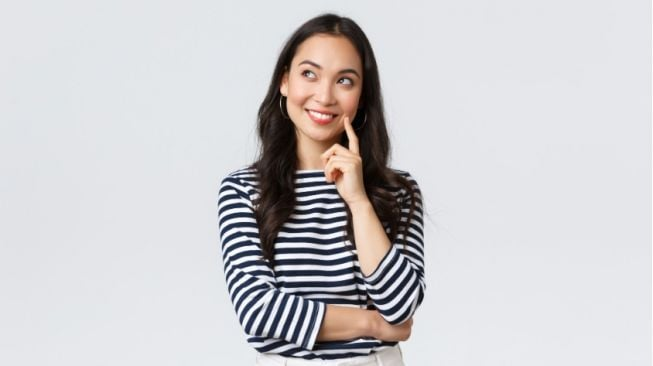
#> input picture img/citra_input_rgb.bmp, 653 x 366 px, found by its file name; its folder holds 4 pictures in this run
$ python main.py
#> lines starting #> are read from the running program, lines starting #| are printed output that depends on the picture
### NewEra/utils.py
"""
utils.py
Berisi fungsi-fungsi bantu yang dipakai bersama oleh semua modul operasi:
- Membaca daftar gambar & memuat gambar
- Menghitung histogram
- Membandingkan histogram
- Menampilkan hasil perbandingan (citra asli vs hasil transformasi)
"""

# Mendukung alur pemrosesan citra pada fungsi ini.
import os
# Mendukung alur pemrosesan citra pada fungsi ini.
import numpy as np
# Mendukung alur pemrosesan citra pada fungsi ini.
from PIL import Image
# Mendukung alur pemrosesan citra pada fungsi ini.
import matplotlib.pyplot as plt

# Folder default tempat program mencari file citra input.
IMG_DIR = "img"


# Mendefinisikan fungsi bantuan yang dipakai oleh modul-modul pengolahan citra.
def get_available_images():
    # Mendukung alur pemrosesan citra pada fungsi ini.
    """Mengembalikan daftar nama file gambar yang tersedia di folder IMG_DIR."""
    # Mengecek apakah folder input citra tersedia sebelum membaca isinya.
    if not os.path.exists(IMG_DIR):
        # Membuat folder input secara otomatis jika belum ada.
        os.makedirs(IMG_DIR)
        # Mengembalikan hasil fungsi kepada pemanggil.
        return []
    # Menentukan format file citra yang dapat diproses oleh program.
    valid_exts = ('.bmp', '.png', '.jpg', '.jpeg', '.webp', '.tiff')
    # Mengambil daftar file dari folder citra.
    return [f for f in os.listdir(IMG_DIR) if f.lower().endswith(valid_exts)]


# Mendefinisikan fungsi bantuan yang dipakai oleh modul-modul pengolahan citra.
def load_image(filepath):
    # Mendukung alur pemrosesan citra pada fungsi ini.
    """Memuat gambar dari path dan mengembalikannya sebagai array numpy (uint8)."""
    # Membuka file citra menjadi objek gambar Pillow.
    img = Image.open(filepath)
    # Memilih jalur pemrosesan berdasarkan kondisi.
    if img.mode not in ('L', 'RGB'):
        # Mengubah mode gambar yang tidak didukung menjadi RGB.
        img = img.convert('RGB')
    # Merepresentasikan citra digital sebagai matriks/array NumPy dengan intensitas 8-bit 0–255.
    return np.array(img, dtype=np.uint8)


# Mendefinisikan fungsi bantuan yang dipakai oleh modul-modul pengolahan citra.
# [132 lines left out: functions compute_histogram, are_histograms_identical, display_comparison, not called in this run]


# Mendefinisikan fungsi bantuan yang dipakai oleh modul-modul pengolahan citra.
def prompt_int(message, min_val=None, max_val=None):
    # Mendukung alur pemrosesan citra pada fungsi ini.
    """Meminta input integer dari user dengan validasi rentang & penanganan error."""
    # Mengulang pembacaan input sampai nilai yang valid diperoleh.
    while True:
        # Mendukung alur pemrosesan citra pada fungsi ini.
        try:
            # Membaca masukan pengguna sebagai parameter operasi.
            val = int(input(message))
            # Memilih jalur pemrosesan berdasarkan kondisi.
            if min_val is not None and val < min_val:
                # Mendukung alur pemrosesan citra pada fungsi ini.
                raise ValueError
            # Memilih jalur pemrosesan berdasarkan kondisi.
            if max_val is not None and val > max_val:
                # Mendukung alur pemrosesan citra pada fungsi ini.
                raise ValueError
            # Mengembalikan hasil fungsi kepada pemanggil.
            return val
        # Mendukung alur pemrosesan citra pada fungsi ini.
        except ValueError:
            # Mendukung alur pemrosesan citra pada fungsi ini.
            print("Input tidak valid, coba lagi.")


# Mendefinisikan fungsi bantuan yang dipakai oleh modul-modul pengolahan citra.
# [13 lines left out: function prompt_float, not called in this run]


# Mendefinisikan fungsi bantuan yang dipakai oleh modul-modul pengolahan citra.
def select_second_image(reference_shape):
    """
    Meminta user memilih citra kedua dari folder IMG_DIR untuk operasi
    berbasis bingkai (dua citra). Citra kedua akan otomatis di-resize
    (crop/pad sederhana) agar sesuai ukuran citra pertama bila berbeda.
    Mengembalikan array numpy citra kedua, atau None jika dibatalkan.
    """
    # Mendukung alur pemrosesan citra pada fungsi ini.
    images = get_available_images()
    # Memilih jalur pemrosesan berdasarkan kondisi.
    if not images:
        # Mendukung alur pemrosesan citra pada fungsi ini.
        print("Tidak ada gambar lain yang tersedia di folder img/.")
        # Mengembalikan hasil fungsi kepada pemanggil.
        return None

    # Mendukung alur pemrosesan citra pada fungsi ini.
    print("\n=== PILIH CITRA KEDUA ===")
    # Mengulang proses untuk elemen citra atau data yang sedang diperiksa.
    for idx, img_name in enumerate(images, 1):
        # Mendukung alur pemrosesan citra pada fungsi ini.
        print(f"[{idx}] {img_name}")

    # Mendukung alur pemrosesan citra pada fungsi ini.
    choice = prompt_int("Pilih nomor citra kedua (0 untuk batal): ", min_val=0, max_val=len(images))
    # Memilih jalur pemrosesan berdasarkan kondisi.
    if choice == 0:
        # Mengembalikan hasil fungsi kepada pemanggil.
        return None

    # Memuat citra B yang akan diproses pada operasi berbasis bingkai.
    second_img = load_image(os.path.join(IMG_DIR, images[choice - 1]))

    # Samakan dimensi tinggi x lebar dengan citra pertama (crop ke ukuran terkecil)
    # Menentukan ukuran target berdasarkan citra A.
    target_h, target_w = reference_shape[0], reference_shape[1]
    # Mendukung alur pemrosesan citra pada fungsi ini.
    h, w = second_img.shape[0], second_img.shape[1]
    # Memilih ukuran yang aman agar citra B tidak melebihi dimensi citra A.
    crop_h, crop_w = min(h, target_h), min(w, target_w)
    # Melakukan crop sederhana pada citra B agar operasi titik-per-titik dapat dilakukan pada ukuran yang sama.
    second_img = second_img[:crop_h, :crop_w]

    # Memilih jalur pemrosesan berdasarkan kondisi.
    if crop_h != target_h or crop_w != target_w:
        # Mendukung alur pemrosesan citra pada fungsi ini.
        print(f"Peringatan: ukuran citra kedua berbeda, dipotong menjadi {crop_w}x{crop_h} "
              # Mendukung alur pemrosesan citra pada fungsi ini.
              f"agar sesuai area citra pertama.")

    # Mengembalikan hasil fungsi kepada pemanggil.
    return second_img


# Mendefinisikan fungsi bantuan yang dipakai oleh modul-modul pengolahan citra.
def display_dual_input_result(img_a, img_b, result, title_operation):
    """
    Menampilkan citra A, citra B, dan citra hasil operasi berbasis bingkai
    (dipakai untuk blending, deteksi gerakan, operasi logika) berdampingan.
    """
    # Membuat tampilan tiga citra untuk operasi multi-image: A, B, dan hasil.
    fig, axes = plt.subplots(1, 3, figsize=(12, 5))

    # Mengulang proses untuk elemen citra atau data yang sedang diperiksa.
    for ax, img, label in zip(axes, [img_a, img_b, result], ["Citra A", "Citra B", f"Hasil: {title_operation}"]):
        # Memilih jalur pemrosesan berdasarkan kondisi.
        if img.ndim == 2:
            # Menampilkan citra atau histogram pada panel Matplotlib.
            ax.imshow(img, cmap='gray', vmin=0, vmax=255)
        # Memilih jalur pemrosesan berdasarkan kondisi.
        else:
            # Menampilkan citra atau histogram pada panel Matplotlib.
            ax.imshow(img)
        # Mendukung alur pemrosesan citra pada fungsi ini.
        ax.set_title(label)
        # Mendukung alur pemrosesan citra pada fungsi ini.
        ax.axis('off')

    # Mendukung alur pemrosesan citra pada fungsi ini.
    plt.tight_layout()
    # Menampilkan hasil visual kepada pengguna.
    plt.show()

### NewEra/op_bingkai.py
"""
op_bingkai.py
Menu Operasi Berbasis Bingkai (Frame) / Operasi Multi Image:
Penggabungan citra (blending), Deteksi gerakan, dan Operasi Logika.

Semua operasi ini melibatkan 2 citra (A dan B) yang dioperasikan
titik per titik pada lokasi yang bersesuaian, sesuai materi kuliah
Pengolahan Citra (Idhawati Hestiningsih).
"""

# Mengimpor modul yang dibutuhkan agar operasi pengolahan citra dapat dijalankan.
import numpy as np
# Mengambil fungsi/bantuan yang dipakai oleh modul ini agar kode tetap modular.
from NewEra.utils import (
    # Menampilkan tiga citra: A, B, dan hasil operasi untuk memeriksa proses multi-image.
    display_dual_input_result,
    # Baris ini mendukung alur pemrosesan operasi yang sedang dijalankan.
    select_second_image,
    # Baris ini mendukung alur pemrosesan operasi yang sedang dijalankan.
    prompt_int,
    # Baris ini mendukung alur pemrosesan operasi yang sedang dijalankan.
    prompt_float,
# Baris ini mendukung alur pemrosesan operasi yang sedang dijalankan.
)


# --- 1. Penggabungan Citra (Image Blending) ---

# Fungsi image blending: C = wa*A + wb*B.
# [21 lines left out: functions blend_images, detect_motion, not called in this run]


# --- 3. Operasi Logika ---

# Mendefinisikan fungsi _to_binary untuk bagian tertentu dari program.
def _to_binary(img_array):
    """Bantu: pastikan citra dalam bentuk biner 0/1 untuk operasi logika."""
    # Memeriksa kondisi agar algoritma memilih jalur pemrosesan yang sesuai.
    if img_array.ndim == 3:
    # Konversi RGB ke grayscale menggunakan pembobot luminance; kode memakai 0.299, 0.587, 0.114.
        gray = np.dot(img_array[..., :3], [0.299, 0.587, 0.114])
    # Menangani kasus ketika kondisi sebelumnya tidak terpenuhi.
    else:
    # Menyimpan nilai antara yang digunakan oleh langkah pemrosesan berikutnya.
        gray = img_array
    # Mengembalikan hasil pengolahan ke pemanggil fungsi.
    return (gray >= 128).astype(np.uint8)


# Operasi logika AND pada citra biner.
def logic_and(img_a, img_b):
    # Mengembalikan hasil pengolahan ke pemanggil fungsi.
    return (_to_binary(img_a) & _to_binary(img_b)) * 255


# Operasi logika OR pada citra biner.
def logic_or(img_a, img_b):
    # Mengembalikan hasil pengolahan ke pemanggil fungsi.
    return (_to_binary(img_a) | _to_binary(img_b)) * 255


# Operasi logika XOR pada citra biner.
def logic_xor(img_a, img_b):
    # Mengembalikan hasil pengolahan ke pemanggil fungsi.
    return (_to_binary(img_a) ^ _to_binary(img_b)) * 255


# Operasi SUB: A-B, tetapi hasil negatif diganti 0.
# [37 lines left out: functions logic_sub, logic_not, _submenu_blending, _submenu_motion, not called in this run]


# Mendefinisikan fungsi _submenu_logic untuk bagian tertentu dari program.
def _submenu_logic(img_a, img_b):
    # Menjalankan langkah pemrosesan atau menampilkan hasil pada tahap ini.
    print("\n[1] AND  [2] OR  [3] XOR  [4] SUB  [5] NOT (hanya citra A)")
    # Menyimpan nilai antara yang digunakan oleh langkah pemrosesan berikutnya.
    choice = prompt_int("Pilih operasi logika: ", min_val=1, max_val=5)

    # Memeriksa kondisi agar algoritma memilih jalur pemrosesan yang sesuai.
    if choice == 1:
    # Baris ini mendukung alur pemrosesan operasi yang sedang dijalankan.
        result, label = logic_and(img_a, img_b), "A AND B"
    # Memeriksa alternatif kondisi berikutnya.
    elif choice == 2:
    # Baris ini mendukung alur pemrosesan operasi yang sedang dijalankan.
        result, label = logic_or(img_a, img_b), "A OR B"
    # Memeriksa alternatif kondisi berikutnya.
    elif choice == 3:
    # Baris ini mendukung alur pemrosesan operasi yang sedang dijalankan.
        result, label = logic_xor(img_a, img_b), "A XOR B"
    # Memeriksa alternatif kondisi berikutnya.
    elif choice == 4:
    # Baris ini mendukung alur pemrosesan operasi yang sedang dijalankan.
        result, label = logic_sub(img_a, img_b), "A SUB B"
    # Menangani kasus ketika kondisi sebelumnya tidak terpenuhi.
    else:
    # Baris ini mendukung alur pemrosesan operasi yang sedang dijalankan.
        result, label = logic_not(img_a), "NOT A"

    # Menampilkan tiga citra: A, B, dan hasil operasi untuk memeriksa proses multi-image.
    display_dual_input_result(img_a, img_b, result, label)


# Mendefinisikan fungsi run untuk bagian tertentu dari program.
def run(original_img):
    # Menjalankan langkah pemrosesan atau menampilkan hasil pada tahap ini.
    print("\n--- OPERASI BERBASIS BINGKAI (Multi Image) ---")
    # Menjalankan langkah pemrosesan atau menampilkan hasil pada tahap ini.
    print("Operasi ini membutuhkan citra kedua (citra A = citra yang sedang aktif).")

    # Meminta citra B dan menyesuaikannya untuk operasi berbasis bingkai.
    img_b = select_second_image(original_img.shape)
    # Memeriksa kondisi agar algoritma memilih jalur pemrosesan yang sesuai.
    if img_b is None:
    # Menjalankan langkah pemrosesan atau menampilkan hasil pada tahap ini.
        print("Dibatalkan: citra kedua tidak dipilih.")
    # Menghentikan fungsi tanpa menghasilkan nilai baru.
        return

    # Menjalankan langkah pemrosesan atau menampilkan hasil pada tahap ini.
    print("\n[1] Penggabungan Citra (Image Blending)")
    # Menjalankan langkah pemrosesan atau menampilkan hasil pada tahap ini.
    print("[2] Deteksi Gerakan")
    # Menjalankan langkah pemrosesan atau menampilkan hasil pada tahap ini.
    print("[3] Operasi Logika (AND/OR/XOR/SUB/NOT)")
    # Menyimpan nilai antara yang digunakan oleh langkah pemrosesan berikutnya.
    choice = prompt_int("Pilih sub-operasi: ", min_val=1, max_val=3)

    # Memeriksa kondisi agar algoritma memilih jalur pemrosesan yang sesuai.
    if choice == 1:
    # Menjalankan langkah pemrosesan atau menampilkan hasil pada tahap ini.
        _submenu_blending(original_img, img_b)
    # Memeriksa alternatif kondisi berikutnya.
    elif choice == 2:
    # Menjalankan langkah pemrosesan atau menampilkan hasil pada tahap ini.
        _submenu_motion(original_img, img_b)
    # Memeriksa alternatif kondisi berikutnya.
    elif choice == 3:
    # Menjalankan langkah pemrosesan atau menampilkan hasil pada tahap ini.
        _submenu_logic(original_img, img_b)

### NewEra/main.py
"""
Entry point: pemilihan gambar dan menu operasi pengolahan citra.
Setiap kategori materi dikelola oleh satu modul operasi.
"""
import os
from NewEra.utils import get_available_images, load_image, IMG_DIR, prompt_int
from NewEra import op_titik, op_geometri, op_bingkai, op_global, op_neighborhood

MENU_HANDLERS = {
    1: op_titik.run,
    2: op_geometri.run,
    3: op_bingkai.run,
    4: op_global.run,
    5: op_neighborhood.run,
}
MENU_LABELS = {
    1: "Operasi Titik (Brightness / Contrast / Negasi / Grayscale / Thresholding)",
    2: "Operasi Geometri (Flip / Rotasi / Crop / Scaling)",
    3: "Operasi Berbasis Bingkai (Blending / Gerakan / Logika)",
    4: "Operasi Global (Ekualisasi Histogram)",
    5: "Operasi Bertetangga (Edge / Smoothing / Sharpening / Noise / Emboss)",
}

def select_image():
    images = get_available_images()
    if not images:
        print(f"Folder '{IMG_DIR}' kosong atau tidak ditemukan file citra yang didukung.")
        print(f"Silakan letakkan file gambar di dalam folder '{IMG_DIR}'.")
        return None
    print("=== DAFTAR GAMBAR TERSEDIA ===")
    for idx, img_name in enumerate(images, 1):
        print(f"[{idx}] {img_name}")
    choice = prompt_int("\nPilih nomor gambar (0 untuk keluar): ", min_val=0, max_val=len(images))
    return None if choice == 0 else os.path.join(IMG_DIR, images[choice - 1])

def run_menu_loop(original_img):
    while True:
        print("\n=== MENU PENGOLAHAN CITRA ===")
        for num, label in MENU_LABELS.items(): print(f"[{num}] {label}")
        print("[0] Keluar")
        op = prompt_int("Pilih operasi: ", min_val=0, max_val=len(MENU_LABELS))
        if op == 0:
            print("Keluar dari program.")
            break
        MENU_HANDLERS[op](original_img)

def main():
    selected_file = select_image()
#> the loop in prompt_int, `while True:` made 1 pass; the answer given on pass 1: 3
    if selected_file is None:
        print("Program selesai.")
        return
    original_img = load_image(selected_file)
#> in load_image, img is the input picture: PIL image 653x366 RGB; mean R, G, B 205.4, 203.9, 206.3
    channels = "Grayscale" if original_img.ndim == 2 else "RGB"
#> channels = 'RGB'
    print(f"\nMemuat: {selected_file} | Resolusi: {original_img.shape[1]}x{original_img.shape[0]} | Saluran: {channels}")
#| Memuat: img/citra_input_rgb.bmp | Resolusi: 653x366 | Saluran: RGB
    run_menu_loop(original_img)
#> the loop in run_menu_loop, `while True:` made 2 passes; the answer given on pass 1: 3
#> pass 1, in _to_binary, `gray = np.dot(img_array[..., :3], [0.299, 0.587, 0.114])`:
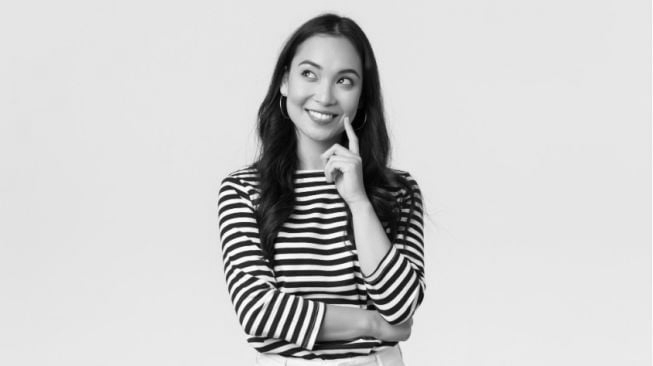
#> gray: shape (366, 653) float64; min 0, max 254.7, mean 204.6
#> pass 1, in display_dual_input_result, `plt.show()`:
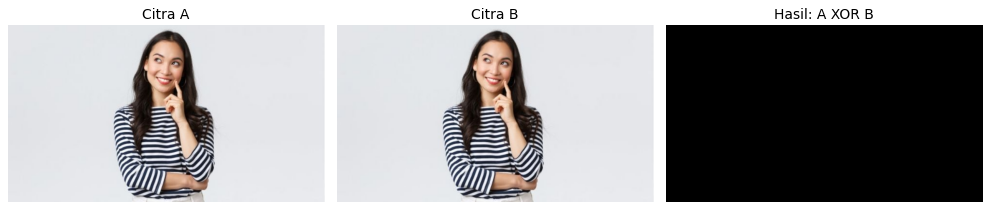
#> figure drawn by matplotlib, 3 panels

if __name__ == "__main__":
#> (the run stopped early here; a loop or call above may not have finished)
